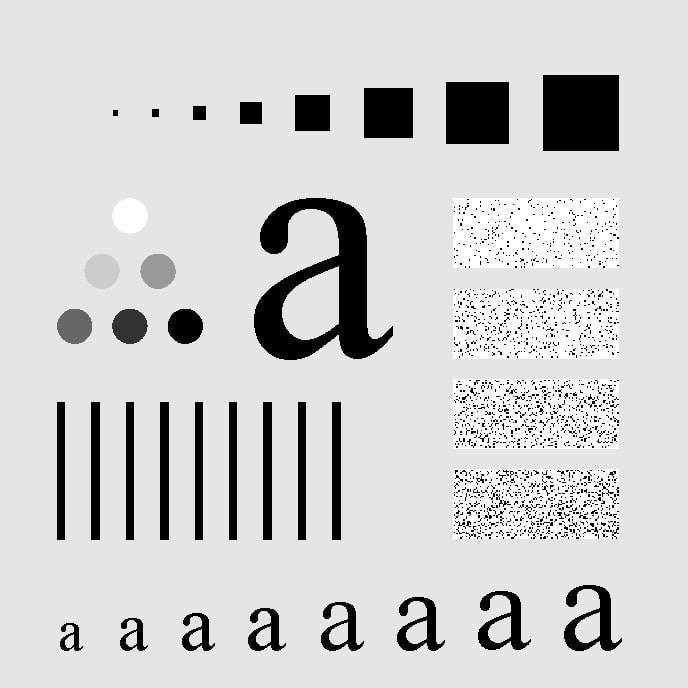
#> input picture image_processing/p3/char.jpg, 688 x 688 px
$ jupyter execute '2021105741 황준태 p3.ipynb'
#> lines starting #> are read from the running program, lines starting #| are printed output that depends on the picture
# [CSE426] Image Processing
Teaching Assistant: Hyunmin Ban (hmban1996@khu.ac.kr)

Professor: Hui Yong Kim (hykim.v@khu.ac.kr)

---

# P3: Spatial Domain Filtering

## P3.A: Low Pass Filters & Smoothing (6점)

### 실습내용
실습은 다음 순서로 진행됩니다.
- 0) 실습에서 사용되는 패키지 import
- 1) 주어진 이미지 loading
- 2) 함수 정의
- 3) Matplotlib로 이미지 확인

### 점수
- 2) 함수 구현 4점
- 2)에서 사용한 Padding 방법 주석으로 설명 1점
- OpenCV 코드 (Gaussian Filter, Bilateral Filter) 사용 1점

### 제출방법
- .ipynb 파일과 함께 .html 파일 (File -> export (Download) as -> HTML)도 함께 제출하세요. 하나만 제출할시 감점이 있습니다.
- e-campus에 .ipynb 파일과 .html 파일을 zip파일로 하지 말고 따로따로 올리세요.

## Imports

[cell 1]
import cv2
import numpy as np
import matplotlib.pyplot as plt
import matplotlib.image as img

## 1) Load Image

[cell 2]
img = cv2.imread('char.jpg', cv2.IMREAD_GRAYSCALE) # 이미지 파일 읽기
#> img is the input picture: shape (688, 688); min 0, max 255, mean 207.3

cv2.imshow('image', img)
cv2.waitKey(0)
cv2.destroyAllWindows()

## 2) Define Function

**요구사항**
- 1) Gaussian Filter를 수업 내용 바탕으로 직접 구현하세요
- 2) borderType에 적절한 값을 넣어서 Padding 방법을 선택하고 어떤 방법을 썼는지 **주석으로 남기세요**
- 3) OpenCV의 Gaussian Filter를 불러와서 직접 구현한 Gaussian Filter와 비교하세요
- 4) 각자 Kernel size와 sigma 값을 바꾸면서 확인할 수 있지만 제출할 때는 Kernel size:9, sigma:1인 경우와 Kernel size:25, sigma:2으로 세팅하세요

Bilateral Filter OpenCV 코드에 대해 아래에서 확인할 수 있습니다
https://docs.opencv.org/4.x/d4/d86/group__imgproc__filter.html

### 직접 구현할 코드

[cell 3]
def my_gaussian_filter(image, kernel_size, sigma, visualization_toggle = False):
    # my_gaussian_filter 함수는 input 이미지를 받아서 kernel size와 sigma 를 정하여 가우시안 커널을 생성한 후
    # 이미지에 filter를 적용한(opencv filter2D 함수로 filtering 한) 이미지를 return 하는 함수입니다.
    # Visualization toggle을 True로 하면 생성한 가우시안 커널을 볼 수 있습니다.

    # np.linspace 사용해서 [x, y] 좌표 생성 과정 e.g. t = [0, 1, 2, 3, 4]
    t = np.linspace(-(kernel_size-1)/2., (kernel_size-1)/2., kernel_size)
    # np.meshgrid 사용해서 [x, y] 좌표 생성 e.g. X=[-2, -1, 0 , 1, 2], Y = [-2, -1, 0, 1, 2]^t (transposed)
    [X, Y] = np.meshgrid(t, t)
    # Gaussian Filter 공식 구현
    formula = np.exp(-(np.square(X) + np.square(Y)) / (2*np.square(sigma)))
    # K값 구하기
    K = 1 / np.sum(formula)
    # K값 x formula 해서 Gaussian kernel 구하기
    gaussian_kernel = K * formula

    if visualization_toggle: # visualization toggle을 사용하면 kernel 확인 가능
        fig = plt.figure(figsize = (10, 10))
        ax = plt.axes(projection='3d')
        ax.plot_surface(X, Y, gaussian_kernel, cmap='viridis')
        ax.set_title('Gaussian kernel')

    result = cv2.filter2D(image, -1, gaussian_kernel, borderType=cv2.BORDER_CONSTANT)
    return result

### OpenCV를 사용한 코드

[cell 4]
gaussian_filter_opencv_9_1 = cv2.GaussianBlur(img, (9, 9), 1)
gaussian_filter_opencv_25_2 = cv2.GaussianBlur(img, (25, 25), 2)
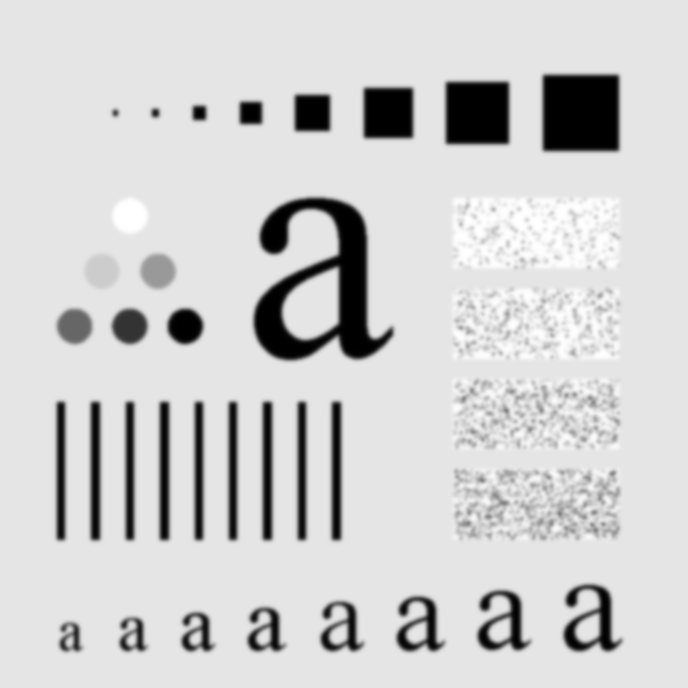
#> gaussian_filter_opencv_25_2: shape (688, 688); min 0, max 255, mean 207.3
bilateral_filtered = cv2.bilateralFilter(img, 5, 75, 75)

## 3) Plot Image

### 직접 구현한 Gaussian Filter와 OpenCV Gaussian Filter 비교

[cell 5]
fig = plt.figure(figsize = (15, 10))
rows = 2
cols = 3

ax1 = fig.add_subplot(rows, cols, 1)
ax1.imshow(cv2.cvtColor(img, cv2.COLOR_GRAY2RGB))
ax1.set_title('Original')
ax1.axis("off")

ax2 = fig.add_subplot(rows, cols, 2)
ax2.imshow(cv2.cvtColor(my_gaussian_filter(img, 9, 1), cv2.COLOR_GRAY2RGB))
ax2.set_title('(Kernel: 9x9, sigma: 1)')
ax2.axis("off")

ax3 = fig.add_subplot(rows, cols, 3)
ax3.imshow(cv2.cvtColor(gaussian_filter_opencv_9_1, cv2.COLOR_GRAY2RGB))
ax3.set_title('(Kernel: 9x9, sigma: 1 - OpenCV)')
ax3.axis("off")

ax4 = fig.add_subplot(rows, cols, 5)
ax4.imshow(cv2.cvtColor(my_gaussian_filter(img, 25, 2), cv2.COLOR_GRAY2RGB))
ax4.set_title('(Kernel: 25x25, sigma: 2)')
ax4.axis("off")

ax5 = fig.add_subplot(rows, cols, 6)
ax5.imshow(cv2.cvtColor(gaussian_filter_opencv_25_2, cv2.COLOR_GRAY2RGB))
ax5.set_title('(Kernel: 25x25, sigma: 2 - OpenCV)')
ax5.axis("off")

plt.show()
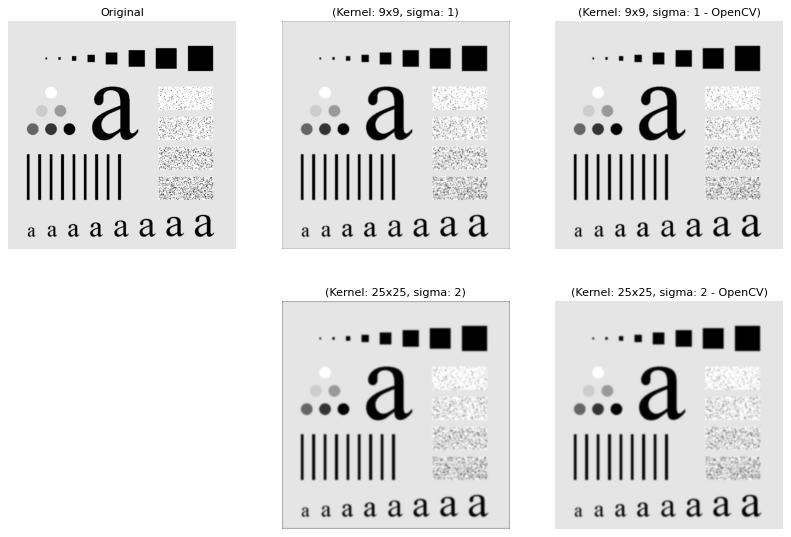
#> figure drawn by matplotlib, 5 panels

### 직접 구현한 Gaussian Filter와 OpenCV Bilateral Filter 비교

[cell 6]
fig = plt.figure(figsize = (15, 10))
rows = 1
cols = 3

ax1 = fig.add_subplot(rows, cols, 1)
ax1.imshow(cv2.cvtColor(img, cv2.COLOR_GRAY2RGB))
ax1.set_title('Original')
ax1.axis("off")

ax2 = fig.add_subplot(rows, cols, 2)
ax2.imshow(cv2.cvtColor(my_gaussian_filter(img, 25, 2), cv2.COLOR_GRAY2RGB))
ax2.set_title('(Kernel: 25x25, sigma: 2)')
ax2.axis("off")

ax3 = fig.add_subplot(rows, cols, 3)
ax3.imshow(cv2.cvtColor(bilateral_filtered, cv2.COLOR_GRAY2RGB))
ax3.set_title('(Bilateral Filter)')
ax3.axis("off")

plt.show()
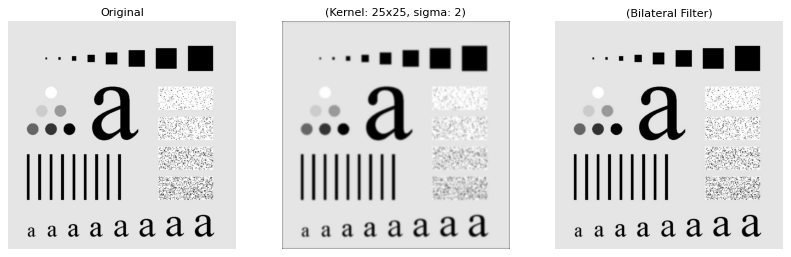
#> figure drawn by matplotlib, 3 panels

---

## P3.B: High Pass Filters & Sharpening (4점)

### 학습목표
- 이미지 파일을 다른 포맷으로 저장하면서 파일 포맷에 대해 이해한다.
- 스스로 간단한 이미지 처리를 하면서 OpenCV와 친숙해진다.

### 실습내용
실습은 다음 순서로 진행됩니다.
- 1) 이미지 loading
- 2) 함수 정의
- 3) Matplotlib로 이미지 확인
- 4) Discussion

### 점수
- 2) 빈칸에 대한 합 4점

### 제출방법
- .ipynb 파일과 함께 .html 파일 (File -> export (Download) as -> HTML)도 함께 제출하세요. 하나만 제출할시 감점이 있습니다.

## 1) Load Image

[cell 7]
img = cv2.imread('hero2.jpeg', cv2.IMREAD_GRAYSCALE)
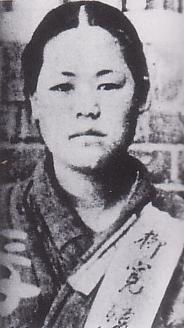
#> input picture image_processing/p3/hero2.jpeg, 184 x 328 px
#> img: shape (328, 184); min 14, max 249, mean 138
#> call 4 of my_gaussian_filter, with kernel_size = 9, sigma = 1, visualization_toggle = False
#> in my_gaussian_filter (call 4), `result = cv2.filter2D(image, -1, gaussian_kernel, borderType=cv2.BORDE..`:
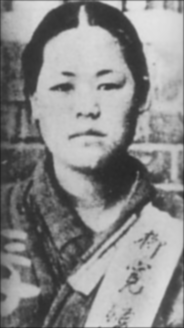
#> result: shape (328, 184); min 38, max 227, mean 137.1
cv2.imshow('image', img)
cv2.waitKey(0)
cv2.destroyAllWindows()

## 2) Define Function

**요구사항**
- 1) Unsharp Masking을 수업 내용 바탕으로 직접 구현하세요
- 2) 자신이 생각하는 가장 보기 좋게 샤프닝 된 결과가 출력되도록 parameter(Kernel Size, sigma, k)로 세팅하세요

[cell 8]
def unsharp_masking(image, k):
    # step1
    # 자신이 직접 구현한 Gaussian Filter 혹은 OpenCV의 Gaussian Filter로 blurred된 이미지 생성
#> called with k = 4
    blurred_image = my_gaussian_filter(img, 9, 1)

    # step2
    # 원본 영상에서 blurred된 이미지를 빼세요
    mask = np.array(img, dtype=np.float32) - np.array(blurred_image, dtype=np.float32)
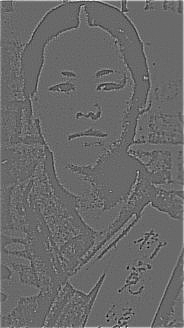
#> mask: shape (328, 184) float32; min -86, max 122, mean 0.8; drawn with min black and max white
    mask = np.clip(mask, 0, 255) # np.clip을 사용하여 0~255 범위로 맞추기
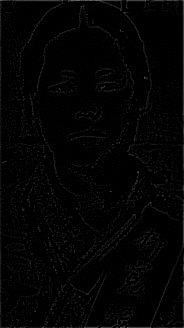
#> mask: shape (328, 184) float32; min 0, max 122, mean 3.8
    mask = mask.astype('uint8') # float32 -> uint8 형변환

    # step3
    sharped_image = np.array(image, dtype=np.float32) + k*mask
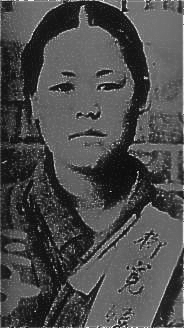
#> sharped_image: shape (328, 184) float32; min 14, max 481, mean 152.4; drawn with min black and max white
    sharped_image = np.clip(sharped_image, 0, 255) # np.clip을 사용하여 0~255 범위로 맞추기
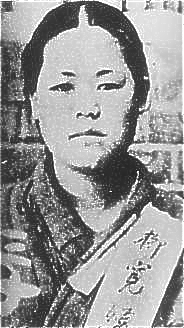
#> sharped_image: shape (328, 184) float32; min 14, max 255, mean 150
    result = sharped_image.astype('uint8') # 이미지로 보이기 위해 float64 -> uint8 형변환
    return result

## 3) Plot Image

[cell 9]
fig = plt.figure(figsize=(20, 20))
rows = 1
cols = 3

ax1 = fig.add_subplot(rows, cols, 1)
ax1.imshow(cv2.cvtColor(img, cv2.COLOR_GRAY2RGB))
ax1.set_title('Original')
ax1.axis("off")

ax2 = fig.add_subplot(rows, cols, 2)
blurred_img = my_gaussian_filter(img, 9, 1)
ax2.imshow(cv2.cvtColor(blurred_img, cv2.COLOR_GRAY2RGB))
ax2.set_title('Blurred image')
ax2.axis("off")

ax3 = fig.add_subplot(rows, cols, 3)
sharpened_img = unsharp_masking(img, k=4)
ax3.imshow(cv2.cvtColor(sharpened_img, cv2.COLOR_GRAY2RGB))
ax3.set_title('Unsharp result')
ax3.axis("off")

plt.show()
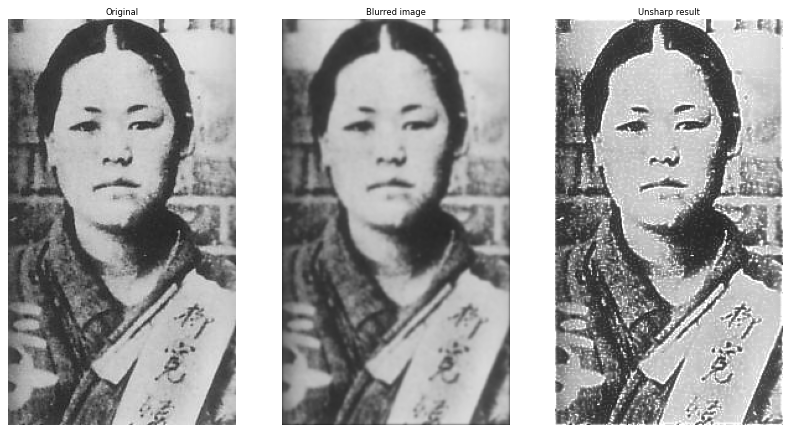
#> figure drawn by matplotlib, 3 panels
